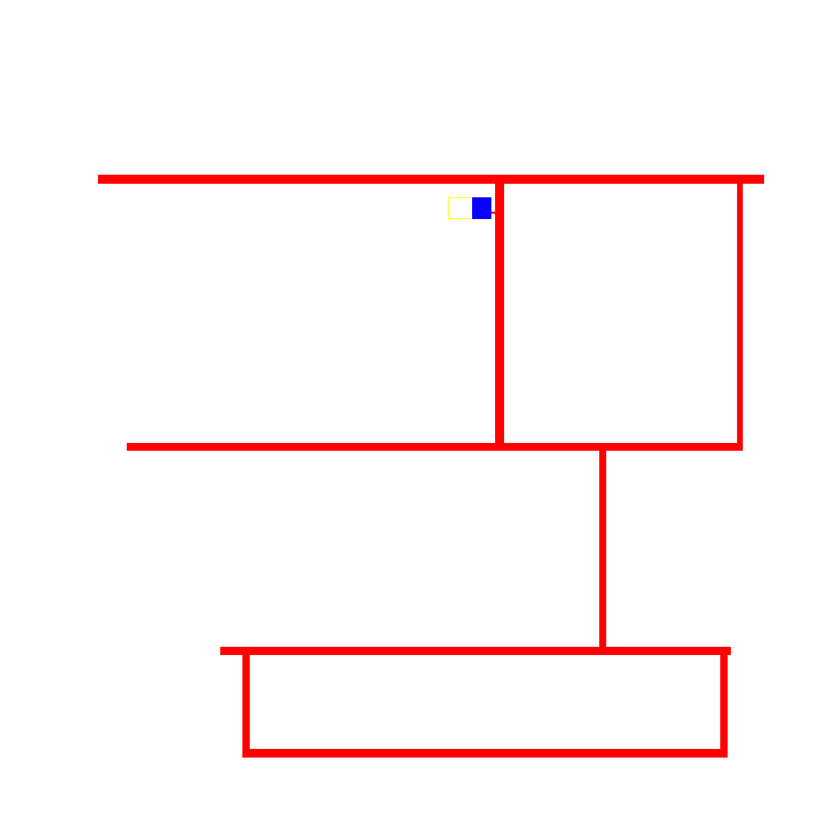
#> input picture random drawn circles/levelMapTransParent.png, 840 x 840 px, shrunk from 2048 x 2048 before the run
$ python imagetoCsv.py
#> lines starting #> are read from the running program, lines starting #| are printed output that depends on the picture
import numpy as np
from PIL import Image
import csv

def load_image_array(path):
    """
    Load an image and return it as a NumPy array (H, W, C).
    """
#> called with path = 'levelMapTransParent.png'
    img = Image.open(path).convert("RGB")
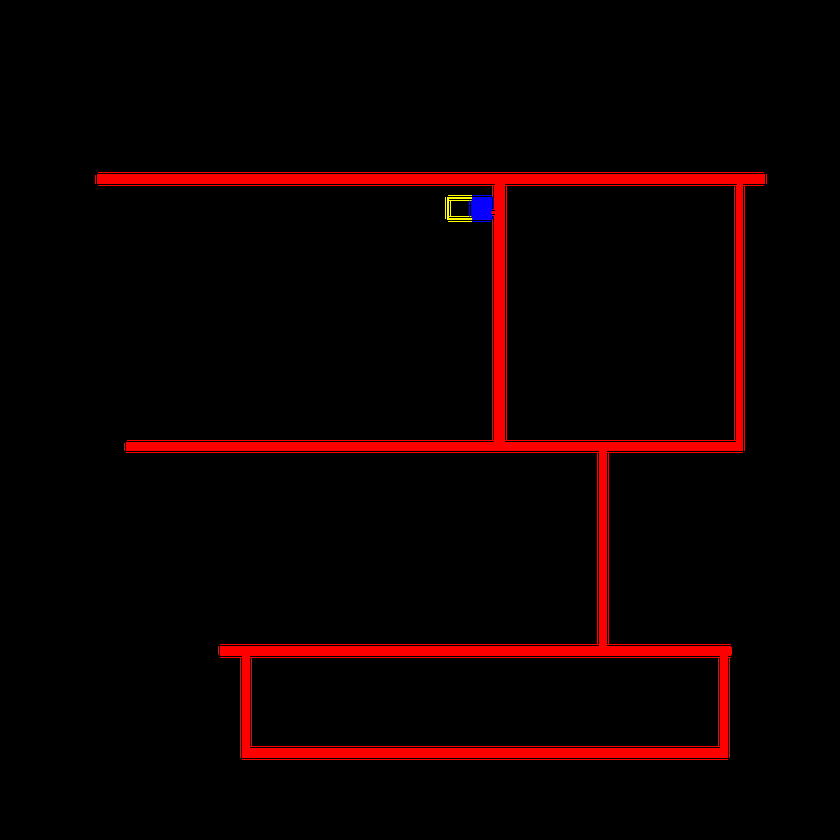
#> img: PIL image 840x840 RGB; mean R, G, B 13.2, 0.1, 0.2
    return np.array(img)

levelMap = load_image_array("levelMapTransParent.png")
heightmap = load_image_array("imgMap.png")
#> call 2 of load_image_array, with path = 'imgMap.png'
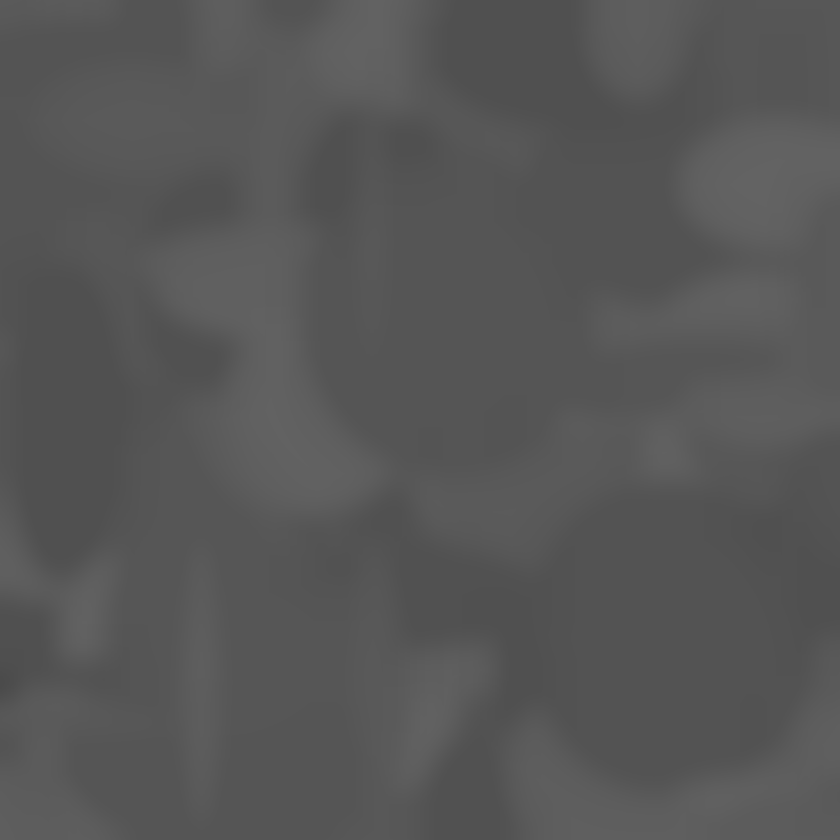
#> input picture random drawn circles/imgMap.png, 840 x 840 px, shrunk from 2048 x 2048 before the run
#> in load_image_array, img is the input picture: PIL image 840x840 RGB; min 75, max 99, mean 86.6

HEIGHT, WIDTH, _ = levelMap.shape
#> HEIGHT = 840; WIDTH = 840

def fence(row, col, writer):
    h = int(heightmap[row][col][0])
    for i in range(5):
        writer.writerow([col, h + i - 1, row, 3])

def road(row, col, writer):
    h = int(heightmap[row][col][0])
    writer.writerow([col, h - 1, row, 1])

def building(row, col, writer):
    h = int(heightmap[row, col, 0])

    # Edge check
    if row == 0 or row == HEIGHT - 1 or col == 0 or col == WIDTH - 1:
        for i in range(11):
            writer.writerow([col, h + i - 1, row, 2])
        return

    left   = tuple(levelMap[row - 1, col])
    right  = tuple(levelMap[row + 1, col])
    top    = tuple(levelMap[row, col - 1])
    bottom = tuple(levelMap[row, col + 1])

    if (left == (8, 0, 255) and
        right == (8, 0, 255) and
        top == (8, 0, 255) and
        bottom == (8, 0, 255)):
        writer.writerow([col, h + 9, row, 2])
    else:
        for i in range(11):
            writer.writerow([col, h + i - 1, row, 2])

ids = {(255,0,0): 1, (8,0,255): 2, (255,255,0):3}

functionInstruction = {2:building, 1:road,3:fence}

with open("data.csv", "w", newline="") as f:
    writer = csv.writer(f)
    writer.writerow(["x", "y", "z", "id"])
    for i in range(len(levelMap)):
        for j in range(len(levelMap[i])):
            r,g,b = levelMap[i][j]
            if (int(r),int(g),int(b)) in ids:
                functionInstruction[ids[(r,g,b)]](i,j,writer)

print(ids)
